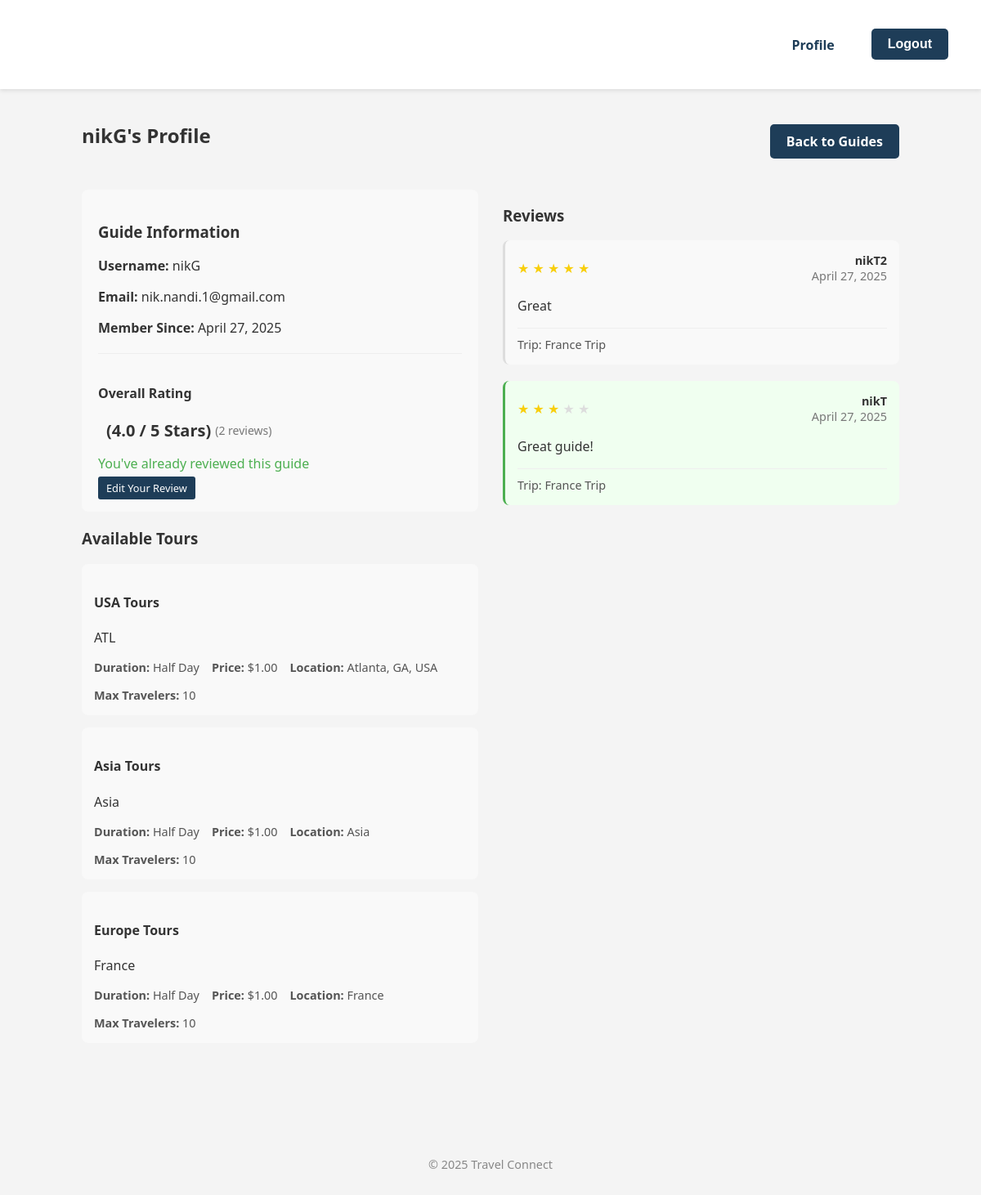
Page /guides/3/ (signed in) on the committed database.
### pages/models.py (models this page shows, shortened)
class User(AbstractUser):
    ROLE_CHOICES = (
        ('traveler', 'Traveler'),
        ('guide', 'Tour Guide'),
        ('admin', 'Admin'),
    )
    role = models.CharField(max_length=20, choices=ROLE_CHOICES, default='traveler')
    def is_traveler(self):
        return self.role == 'traveler'
    def is_guide(self):
        return self.role == 'guide'
    def is_admin(self):
        return self.role == 'admin'

class Tour(models.Model):
    guide = models.ForeignKey(User, on_delete=models.CASCADE, related_name='tours')
    name = models.CharField(max_length=100)
    description = models.TextField()
    duration = models.CharField(max_length=50)  # e.g. "2 hours", "Half day"
    price = models.DecimalField(max_digits=10, decimal_places=2)
    max_travelers = models.PositiveIntegerField(default=10)
    location = models.CharField(max_length=200)
    created_at = models.DateTimeField(auto_now_add=True)
    updated_at = models.DateTimeField(auto_now=True)

class GuideReview(models.Model):
    traveler = models.ForeignKey(User, on_delete=models.CASCADE, related_name='reviews_given')
    guide = models.ForeignKey(User, on_delete=models.CASCADE, related_name='reviews_received')
    trip_area = models.ForeignKey(TripArea, on_delete=models.CASCADE, related_name='reviews', null=True, blank=True)
    rating = models.IntegerField(validators=[MinValueValidator(1), MaxValueValidator(5)])
    comment = models.TextField()
    created_at = models.DateTimeField(auto_now_add=True)
    class Meta:
        ordering = ['-created_at']
        unique_together = ('traveler', 'guide', 'trip_area')

class TripArea(models.Model):
    user = models.ForeignKey(User, on_delete=models.CASCADE, related_name='trip_areas')
    name = models.CharField(max_length=100)
    description = models.TextField(blank=True)
    latitude = models.FloatField()
    longitude = models.FloatField()
    radius = models.FloatField()  # in kilometers
    created_at = models.DateTimeField(auto_now_add=True)
    assigned_guide = models.ForeignKey(
        User,
        on_delete=models.SET_NULL,
        null=True,
        blank=True,
        related_name='guided_trips'
    )

### pages/views.py (the view)
# urls.py: path('guides/<int:guide_id>/', views.guide_profile_view, name='guide_profile'),
@login_required
def guide_profile_view(request, guide_id):
    if not request.user.is_traveler():
        messages.error(request, "This feature is only for travelers.")
        return redirect('profile')
    guide = get_object_or_404(User, id=guide_id, role='guide')
    tours = Tour.objects.filter(guide=guide)
    reviews = GuideReview.objects.filter(guide=guide)
    avg_rating = reviews.aggregate(Avg('rating'))['rating__avg'] or 0
    trip_areas = TripArea.objects.filter(
        user=request.user,
        assigned_guide=guide
    )
    user_reviews = GuideReview.objects.filter(
        traveler=request.user,
        guide=guide
    )
    has_reviewed = user_reviews.exists()
    user_can_review = trip_areas.exists() and not has_reviewed
    return render(request, 'pages/guide_profile.html', {
        'guide': guide,
        'tours': tours,
        'reviews': reviews,
        'avg_rating': avg_rating,
        'trip_areas': trip_areas,
        'user_can_review': user_can_review,
        'has_reviewed': has_reviewed,
        'user_review': user_reviews.first() if has_reviewed else None
    })

### pages/templates/pages/guide_profile.html (shortened to what this page needs)
{% extends 'pages/base.html' %}
{% block content %}
<div class="guide-profile-container">
    <div class="guide-profile-header">
        <h2>{{ guide.username }}'s Profile</h2>
        <div class="guide-profile-actions">
            <a href="{% url 'browse_guides' %}" class="btn">Back to Guides</a>
        </div>
    </div>
    <div class="guide-profile-content">
        <div class="guide-info-section">
            <div class="guide-info-card">
                <h3>Guide Information</h3>
                <p><strong>Username:</strong> {{ guide.username }}</p>
                <p><strong>Email:</strong> {{ guide.email }}</p>
                <p><strong>Member Since:</strong> {{ guide.date_joined|date:"F j, Y" }}</p>
                <div class="guide-rating-summary">
                    <h4>Overall Rating</h4>
                    <div class="large-stars">
                        <span class="rating-value">({{ avg_rating|floatformat:"1" }} / 5 Stars)</span>
                        <span class="review-count">({{ reviews.count }} reviews)</span>
                    </div>
                    {% if user_can_review %}
                        <a href="{% url 'submit_review' guide.id %}" class="btn-primary">Write a Review</a>
                    {% elif has_reviewed %}
                        <p class="has-reviewed-notice">You've already reviewed this guide</p>
                        <a href="{% url 'submit_review' guide.id %}" class="btn-small">Edit Your Review</a>
                    {% else %}
                        <p class="review-notice">You need to book this guide for a trip before you can leave a review</p>
                    {% endif %}
                </div>
            </div>
            <div class="guide-tours">
                <h3>Available Tours</h3>
                {% if tours %}
                    <div class="tours-list">
                        {% for tour in tours %}
                            <div class="tour-item">
                                <h4>{{ tour.name }}</h4>
                                <p>{{ tour.description|truncatechars:200 }}</p>
                                <div class="tour-meta">
                                    <span><strong>Duration:</strong> {{ tour.duration }}</span>
                                    <span><strong>Price:</strong> ${{ tour.price }}</span>
                                    <span><strong>Location:</strong> {{ tour.location }}</span>
                                    <span><strong>Max Travelers:</strong> {{ tour.max_travelers }}</span>
                                </div>
                            </div>
                        {% endfor %}
                    </div>
                {% else %}
                    <p class="no-tours">This guide doesn't have any tours yet.</p>
                {% endif %}
            </div>
        </div>
        <div class="guide-reviews-section">
            <h3>Reviews</h3>
            {% if reviews %}
                <div class="reviews-list">
                    {% for review in reviews %}
                        <div class="review-item {% if review.traveler == user %}user-review{% endif %}">
                            <div class="review-header">
                                <div class="review-stars">
                                    {% for i in "12345" %}
                                        {% if forloop.counter <= review.rating %}
                                            <span class="star filled">★</span>
                                        {% else %}
                                            <span class="star">★</span>
                                        {% endif %}
                                    {% endfor %}
                                </div>
                                <div class="review-meta">
                                    <span class="review-author">{{ review.traveler.username }}</span>
                                    <span class="review-date">{{ review.created_at|date:"F j, Y" }}</span>
                                </div>
                            </div>
                            <div class="review-content">
                                <p>{{ review.comment }}</p>
                                {% if review.trip_area %}
                                    <div class="review-trip">
                                        Trip: <span>{{ review.trip_area.name }}</span>
                                    </div>
                                {% endif %}
                            </div>
                        </div>
                    {% endfor %}
                </div>
            {% else %}
                <p class="no-reviews">This guide doesn't have any reviews yet. Be the first to leave a review!</p>
            {% endif %}
        </div>
    </div>
</div>
{% endblock %}

### pages/static/core/style.css (style rules this page uses)
body { font-family: 'Segoe UI', sans-serif; margin: 0; padding: 0; background-color: #f4f4f4; color: #333; }
a { text-decoration: none; color: #1e3d58; }
.btn { display: inline-block; background-color: #1e3d58; color: white; padding: 10px 20px; border-radius: 5px; margin-top: 15px; font-weight: 600; border: none; cursor: pointer; text-align: center; font-size: 1rem; transition: background-color 0.3s ease, transform 0.2s ease; }
.btn-small { font-size: 0.8rem; padding: 5px 10px; background-color: #1e3d58; color: white; border: none; border-radius: 3px; cursor: pointer; transition: background-color 0.3s; }

### pages/templates/pages/guide_profile.html (style rules this page uses)
.guide-profile-container { max-width: 1000px; margin: 0 auto; padding: 20px; }
.guide-profile-header { display: flex; justify-content: space-between; align-items: center; margin-bottom: 30px; }
.guide-profile-content { display: grid; grid-template-columns: 1fr 1fr; gap: 30px; }
.guide-info-card { background-color: #f9f9f9; padding: 20px; border-radius: 8px; margin-bottom: 20px; }
.guide-rating-summary { margin-top: 20px; padding-top: 15px; border-top: 1px solid #eee; }
.large-stars { display: flex; align-items: center; margin-bottom: 15px; }
.rating-value { margin-left: 10px; font-size: 20px; font-weight: bold; }
.review-count { margin-left: 5px; font-size: 14px; color: #777; }
.has-reviewed-notice { color: #4caf50; margin-bottom: 10px; }
.tour-item { background-color: #f9f9f9; padding: 15px; border-radius: 8px; margin-bottom: 15px; }
.tour-meta { display: flex; flex-wrap: wrap; gap: 15px; margin-top: 10px; font-size: 0.9em; color: #555; }
.reviews-list { display: flex; flex-direction: column; gap: 20px; }
.review-item { background-color: #f9f9f9; padding: 15px; border-radius: 8px; border-left: 3px solid #ddd; }
.review-item.user-review { border-left-color: #4caf50; background-color: #f0fff0; }
.review-header { display: flex; justify-content: space-between; align-items: center; margin-bottom: 10px; }
.review-stars .star { color: #ddd; font-size: 16px; }
.review-stars .star.filled { color: #f8ce0b; }
.review-meta { display: flex; flex-direction: column; align-items: flex-end; font-size: 0.9em; }
.review-author { font-weight: bold; }
.review-date { color: #777; }
.review-trip { margin-top: 10px; font-size: 0.9em; color: #555; padding-top: 10px; border-top: 1px solid #eee; }

### rows in the picture
User: username "nikG", email "nik.nandi.1@gmail.com", date_joined "April 27, 2025"
Tour: name "USA Tours", description "ATL", duration "Half Day", price "1.00", location "Atlanta, GA, USA", max_travelers "10"
Tour: name "Asia Tours", description "Asia", duration "Half Day", price "1.00", location "Asia", max_travelers "10"
Tour: name "Europe Tours", description "France", duration "Half Day", price "1.00", location "France", max_travelers "10"
GuideReview: rating 5 (drawn), traveler.username "nikT2", created_at "April 27, 2025", comment "Great", trip_area.name "France Trip"
GuideReview: rating 3 (drawn), traveler.username "nikT", created_at "April 27, 2025", comment "Great guide!", trip_area.name "France Trip"

### other values in the picture
{{ avg_rating|floatformat:"1" }} "4.0"
{{ reviews.count }} "2"
